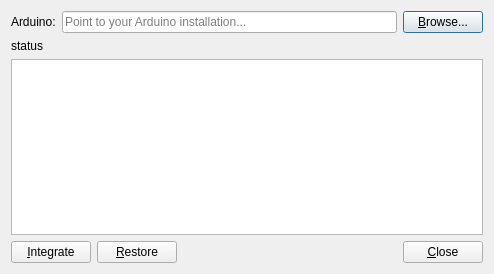
<?xml version="1.0" encoding="UTF-8"?>
<ui version="4.0">
 <class>ArduinoDialog</class>
 <widget class="QDialog" name="ArduinoDialog">
  <property name="geometry">
   <rect>
    <x>0</x>
    <y>0</y>
    <width>494</width>
    <height>274</height>
   </rect>
  </property>
  <property name="windowTitle">
   <string>Integrate to Arduino</string>
  </property>
  <layout class="QVBoxLayout" name="verticalLayout">
   <item>
    <layout class="QHBoxLayout" name="horizontalLayout">
     <item>
      <widget class="QLabel" name="label">
       <property name="text">
        <string>Arduino:</string>
       </property>
      </widget>
     </item>
     <item>
      <widget class="QLineEdit" name="arduinoPath">
       <property name="placeholderText">
        <string>Point to your Arduino installation...</string>
       </property>
      </widget>
     </item>
     <item>
      <widget class="QPushButton" name="browseButton">
       <property name="text">
        <string>&amp;Browse...</string>
       </property>
      </widget>
     </item>
    </layout>
   </item>
   <item>
    <widget class="QLabel" name="statusLabel">
     <property name="text">
      <string>status</string>
     </property>
     <property name="alignment">
      <set>Qt::AlignLeading|Qt::AlignLeft|Qt::AlignTop</set>
     </property>
    </widget>
   </item>
   <item>
    <widget class="QPlainTextEdit" name="logText">
     <property name="readOnly">
      <bool>true</bool>
     </property>
    </widget>
   </item>
   <item>
    <layout class="QHBoxLayout" name="horizontalLayout_2">
     <item>
      <widget class="QPushButton" name="integrateButton">
       <property name="text">
        <string>&amp;Integrate</string>
       </property>
      </widget>
     </item>
     <item>
      <widget class="QPushButton" name="restoreButton">
       <property name="text">
        <string>&amp;Restore</string>
       </property>
      </widget>
     </item>
     <item>
      <spacer name="horizontalSpacer">
       <property name="orientation">
        <enum>Qt::Horizontal</enum>
       </property>
       <property name="sizeHint" stdset="0">
        <size>
         <width>40</width>
         <height>20</height>
        </size>
       </property>
      </spacer>
     </item>
     <item>
      <widget class="QPushButton" name="closeButton">
       <property name="text">
        <string>&amp;Close</string>
       </property>
      </widget>
     </item>
    </layout>
   </item>
  </layout>
 </widget>
 <tabstops>
  <tabstop>arduinoPath</tabstop>
  <tabstop>browseButton</tabstop>
  <tabstop>logText</tabstop>
  <tabstop>integrateButton</tabstop>
  <tabstop>restoreButton</tabstop>
  <tabstop>closeButton</tabstop>
 </tabstops>
 <resources/>
 <connections/>
</ui>
